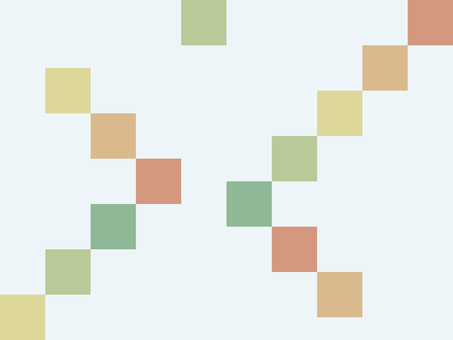
#> input picture img/real_4.jpg, 453 x 340 px, found by its file name
$ python pickColor.py
#> lines starting #> are read from the running program, lines starting #| are printed output that depends on the picture; after the words box and inside, x2 and y2 are one past the last pixel; in counts of white or black regions, pixels touching at a corner belong together
import math
import cv2 as cv
import numpy as np
import time

# 목표 : 화면에서 네모를 찾아라.
# 1. 이미지를 읽는다.
# 2. 읽어온 이미지를 HSV로 분류하고, 전체 픽셀 정보를 저장한다.
# 3. 기준 색상을 정하고, 기준색상과 다른 픽셀 값을 찾기 시작한다.
# 4. 기준 색상과 다른 픽셀 값을 찾으면 해당 픽셀과 유사한 색상 범위를 가지는 mask를 만들고, 이 mask가 적용된 이미지를 뽑는다.
# 5. mask가 적용된 이미지를 grayscale -> binary 처리한다. 이제 해당 색상만 보이는 이미지가 나온다.
# 6. 이미지 값이 존재하는 폐곡선 영역을 찾는다. 선이 너무 세밀하면 안되기 때문에 모폴로지를 적용해서 적당히 선을 뭉갠다.
# 7. 해당 폐곡선의 꼭지점 갯수를 구한다. 꼭지점의 갯수가 4개인 것이 네모이다.

###############################################################
# 전역 변수 모음
# 테스트할 파일 이름
testFile = 'img/real_4.jpg'
# ROI 가로, 세로 길이 (ROI 내의 평균 색상을 구하는데 사용한다. 크기가 클수록 정확한 색상을 찾기 힘들다. 대신 계산량이 줄어든다.)
roiLength = 5
# mask 생성 시 H값의 범위
maskDistance = 20
# 모폴로지 적용할 kernel 크기 (커널 사이즈가 작을수록 인근한 색상을 하나의 집합으로 묶는다.)
kernelSize = 11
# 외곽선을 단순화하기 위한 epsilon 계수 (적을수록 세밀하게, 클수록 뭉뚝하게 외곽선을 그리게 된다.)
epsilonCount = 0.015
# 색상의 유사도 거리 (거리가 가까울수록 인접한 색상이다.)
ranges = 20
# 찾은 사각형 카운트 수
rectangleCount = 0
###############################################################

# 2개의 색상값을 입력 받을 시, 2개의 색상 유사도 거리값 구하는 메소드
def findTwoColorDistanceHSV(hsvColor1, hsvColor2):
    # d = sqrt{(h1-h2)^2 + (s1-s2)^2 + (v1-v2)^2}
    hsvColor1H = int(hsvColor1[0])
    hsvColor1S = int(hsvColor1[1])
    hsvColor1V = int(hsvColor1[2])
    hsvColor2H = int(hsvColor2[0])
    hsvColor2S = int(hsvColor2[1])
    hsvColor2V = int(hsvColor2[2])

    x1 = (hsvColor1S * math.cos(2 * (math.pi * (hsvColor1H / 255))) * hsvColor1V) / 255
    y1 = (hsvColor1S * math.sin(2 * (math.pi * (hsvColor1H / 255))) * hsvColor1V) / 255
    z1 = hsvColor1V

    x2 = (hsvColor2S * math.cos(2 * (math.pi * (hsvColor2H / 255))) * hsvColor2V) / 255
    y2 = (hsvColor2S * math.sin(2 * (math.pi * (hsvColor2H / 255))) * hsvColor2V) / 255
    z2 = hsvColor2V

    distance = math.sqrt(pow((x1 - x2), 2) + pow((y1 - y2), 2) + pow((z1 - z2), 2))
    return distance

# 비교대상 hsv 색상을 뽑는 메소드, ROI 크기를 설정하고 해당 크기 내의 평균값을 뽑는다.
def makeROI(x, y):
    roi = imgColorBGR[y:y + roiLength, x: x + roiLength]
    roi = cv.medianBlur(roi, 3)
    hsv = cv.cvtColor(roi, cv.COLOR_BGR2HSV)
    h, s, v =cv.split(hsv)
    h = h.mean()
    s = s.mean()
    v = v.mean()
    h = int(h)
    s = int(s)
    v = int(v)

    # print (h, s, v)

    return h,s,v

# 입력 받은 색상을 기준으로 mask 생성하는 메소드
def makeMaskImg(h, s, v):
    # 선택된 색상을 기준으로 비슷한 색상 lower, upper 범위 설정
    if h < maskDistance:
        lowerBlueA1 = np.array([h - maskDistance + 180, s, v])
        upperBlueA1 = np.array([180, 255, 255])
        lowerBlueA2 = np.array([0, s, v])
        upperBlueA2 = np.array([h, 255, 255])
        lowerBlueA3 = np.array([h, s, v])
        upperBlueA3 = np.array([h + maskDistance, 255, 255])

    elif h > 180 - maskDistance:
        lowerBlueA1 = np.array([h, s, v])
        upperBlueA1 = np.array([180, 255, 255])
        lowerBlueA2 = np.array([0, s, v])
        upperBlueA2 = np.array([h + maskDistance - 180, 255, 255])
        lowerBlueA3 = np.array([h - maskDistance, s, v])
        upperBlueA3 = np.array([h, 255, 255])

    else:
        lowerBlueA1 = np.array([h, s, v])
        upperBlueA1 = np.array([h + maskDistance, 255, 255])
        lowerBlueA2 = np.array([h - maskDistance, s, v])
        upperBlueA2 = np.array([h, 255, 255])
        lowerBlueA3 = np.array([h - maskDistance, s, v])
        upperBlueA3 = np.array([h, 255, 255])

    # 범위값으로 HSV에서 마스크 생성
    imgMaskA1 = cv.inRange(imgColorHsv, lowerBlueA1, upperBlueA1)
    imgMaskA2 = cv.inRange(imgColorHsv, lowerBlueA2, upperBlueA2)
    imgMaskA3 = cv.inRange(imgColorHsv, lowerBlueA3, upperBlueA3)
    temp = cv.bitwise_or(imgMaskA1, imgMaskA2)
    imgMaskResult = cv.bitwise_or(imgMaskA3, temp)

    # 모폴로지 적용
    kernel = np.ones((kernelSize, kernelSize), np.uint8)
    imgMaskResult = cv.morphologyEx(imgMaskResult, cv.MORPH_OPEN, kernel)
    imgMaskResult = cv.morphologyEx(imgMaskResult, cv.MORPH_CLOSE, kernel)

    # 최종적으로 비슷한 색만 적용된 이미지 추출
    imgResult = cv.bitwise_and(imgColorBGR, imgColorBGR, mask=imgMaskResult)

    return imgResult

# 입력받은 HSV 이미지를 이진화하기
def changeBinaryImage(imageColor):
    imgGrayscale = cv.cvtColor(imageColor, cv.COLOR_BGR2GRAY)
    ret, imgBinary = cv.threshold(imgGrayscale, 127, 255, cv.THRESH_BINARY|cv.THRESH_OTSU)
    # [4 lines of commented-out code are left out]

    return imgBinary

# 외곽선 정보 찾기
def findContoursInfo(originalImage, imageColor, imageBinary):
    # contours = 동일한 색을 가지고 있는 영역의 경계선 정보
    # RETR_EXTERNAL = contours 정보 중에서 바깥쪽 라인만 찾는다.
    # CHAIN_APPROX_SIMPLE = contours 라인을 그릴 수 있는 포인트를 반환
    contours, hierarchy = cv.findContours(imageBinary, cv.RETR_EXTERNAL, cv.CHAIN_APPROX_SIMPLE)

    for count in contours:
        # countours의 꼭지점 갯수
        # epsilon = 근사 정확도, 외곽선 길이값 구하기 위한 값, 외곽선이 닫힌 폐외곽선 기준
        epsilon = epsilonCount * cv.arcLength(count, True)
        # approx = epsilon값에 따라 꼭지점 수를 줄여서 새로운 도형을 반환
        approx = cv.approxPolyDP(count, epsilon, True)

        # 반환된 도형의 꼭지점 갯수
        size = len(approx)
        # 네모는 꼭지점이 4개다. 4개일때만 체크한다.
        if cv.isContourConvex(approx):
            if size == 4:
                cv.line(originalImage, tuple(approx[0][0]), tuple(approx[size-1][0]), (0, 255, 0), 3)
                for k in range(size - 1):
                    cv.line(originalImage, tuple(approx[k][0]), tuple(approx[k + 1][0]),(0, 255, 0), 3)

                global rectangleCount
                rectangleCount += 1
                setLabel(originalImage, str(rectangleCount), count)

    # [4 lines of commented-out code are left out]
    return originalImage

def setLabel(image, str, contour):
    (textWidth, textHeight), baseLine = cv.getTextSize(str, cv.FONT_HERSHEY_SIMPLEX, 0.7, 1)
    x, y, width, height = cv.boundingRect(contour)
    ptX = x + int((width - textWidth) / 2)
    ptY = y + int((height + textHeight) / 2)
    cv.rectangle(image, (ptX, ptY + baseLine), (ptX + textWidth, ptY - textHeight), (200, 200, 200), cv.FILLED)
    cv.putText(image, str, (ptX, ptY), cv.FONT_HERSHEY_SIMPLEX, 0.7, (0, 0, 0), 1, 8)

start_vect=time.time()

# 1. 이미지를 BGR로 읽어오기
imgColorBGR = cv.imread(testFile, cv.IMREAD_COLOR)
#> imgColorBGR is the input picture: shape (340, 453, 3); mean B, G, R 228.5, 234.3, 230
copyImage = cv.imread(testFile, cv.IMREAD_COLOR)
# 2. 읽어온 이미지를 BGR -> HSV로 변경
imgColorHsv = cv.cvtColor(imgColorBGR, cv.COLOR_BGR2HSV)
#> imgColorHsv: shape (340, 453, 3); mean H, S, V 84.8, 23.7, 240.6
# 가로, 세로 길이 구하기
height, width = imgColorBGR.shape[:2]
#> height = 340; width = 453
# print(f'height={height}', f'width={width}')

# 2. HSV 모든 픽셀 정보를 저장
pixelInfo = [[0 for x in range(width)] for y in range(height)]
for i in range(0, height):
    for j in range(0, width):
        pixelInfo[i][j] = imgColorHsv[i, j]
#> after the loop, pixelInfo = 340 items

# 3. 기준 색상 정하기 (좌측 상단 시작점)
baseColor = pixelInfo[0][0]
#> baseColor = [98, 11, 248]

distanceArray = []
savePixelList = []
savePixelList.append(baseColor)

# [4 lines of commented-out code are left out]

j = 0

# 3. 기준 색상과 다른 픽셀을 찾는다.
while j < height:
    i = 0
    while i < width:
        # 비교군 색상을 정하고, 기준 색상과 비교군 색상의 색상 유사도 거리값을 구한다.
        comparisonColor = pixelInfo[j][i]
        arraySize = len(savePixelList)

        # 저장된 픽셀 정보와 현재 비교할 색상의 유사도 값을 전부 비교한다.
        # 모든 비교값이 ranges보다 커야 한다. 하나라도 작다면 이미 사전에 비교한 색상이다.
        flag = True
        for k in range(0, arraySize):
            distance = findTwoColorDistanceHSV(savePixelList[k], comparisonColor)
            if ranges >= distance:
                flag = False

        # 위에서 비교한 결과 모든 비교값이 ranges보다 크다면 (flag == true라면)
        # 만약 유사도 거리가 큰 색상을 찾았다면, 마스크를 생성한다.
        if flag == True:
            # 일단 이 색상은 비교할 색상으로 인정되었기 때문에, 픽셀 정보 배열에 저장한다.
            savePixelList.append(comparisonColor)
            # 주변 근접한 색상을 묶어서 ROI 생성
            roiColor = makeROI(i, j)
            # 생성된 ROI를 기반으로 하는 mask 생성
            resultImage = makeMaskImg(roiColor[0], roiColor[1], roiColor[2])
            resultImageBinary = changeBinaryImage(resultImage)
            findContoursInfo(copyImage, resultImage, resultImageBinary)
        i += 5
    j += 5
#> this loop made 68 passes
#> pass 1, in makeMaskImg, `imgMaskA1 = cv.inRange(imgColorHsv, lowerBlueA1, upperBlueA1)`:
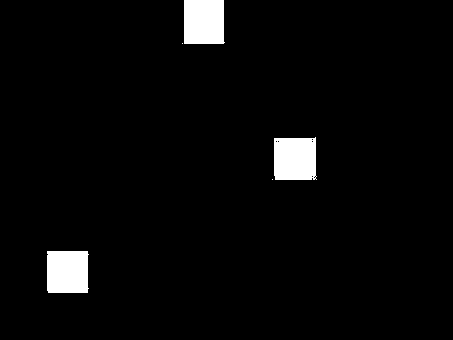
#> imgMaskA1: shape (340, 453); 3.4% white; 5 white regions (2 under 20 px), largest, box (x1, y1, x2, y2) and area: (184, 0, 225, 44) 1761, (274, 137, 317, 180) 1753, (47, 251, 89, 293) 1721
#> pass 1, in makeMaskImg, `imgMaskA2 = cv.inRange(imgColorHsv, lowerBlueA2, upperBlueA2)`:
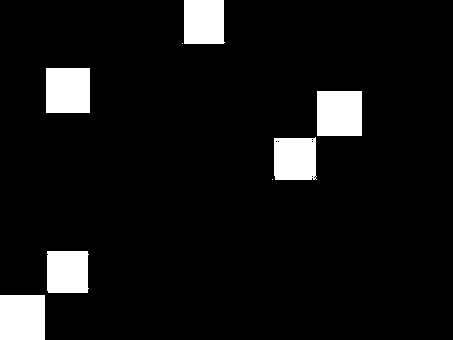
#> imgMaskA2: shape (340, 453); 7.3% white; 8 white regions (2 under 20 px), largest, box (x1, y1, x2, y2) and area: (317, 91, 362, 136) 2025, (0, 295, 45, 340) 2025, (46, 68, 90, 113) 1980, (184, 0, 225, 44) 1761, (274, 137, 317, 180) 1753, (47, 251, 89, 293) 1721
#> after the loop:
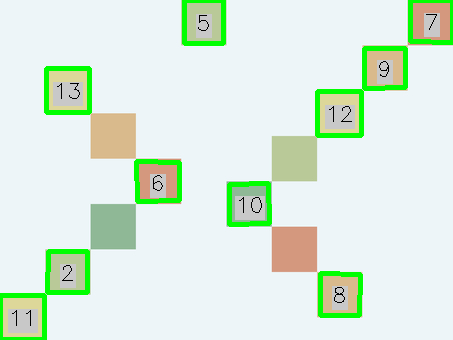
#> copyImage: shape (340, 453, 3); 8.4% of pixels changed, all inside (x1, y1, x2, y2) = (0, 0, 453, 340)
#> after the loop:
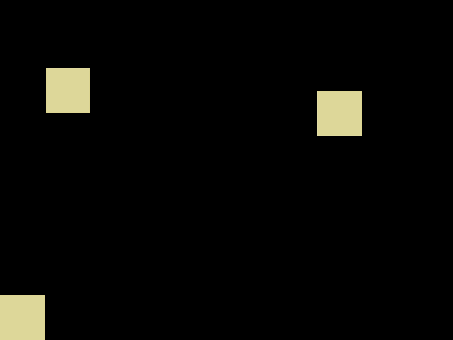
#> resultImage: shape (340, 453, 3); mean B, G, R 6, 8.4, 8.7

print(savePixelList)
#> (printed output is left out)
cv.imshow('result', copyImage)
print("training Runtime: %0.2f Minutes"%((time.time() - start_vect)/60))
# cv.imwrite('img/result_2.jpg', copyImage)
cv.waitKey(0)
